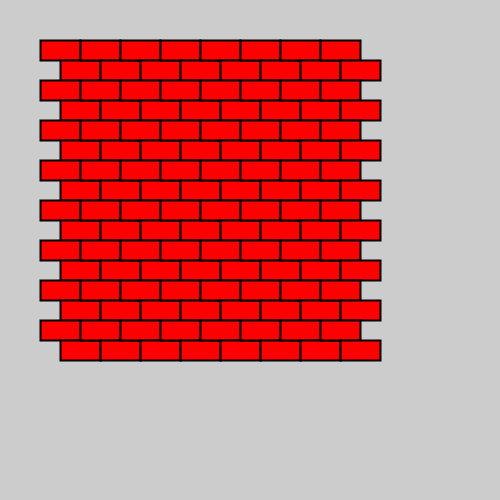
Frame 1 (no input)
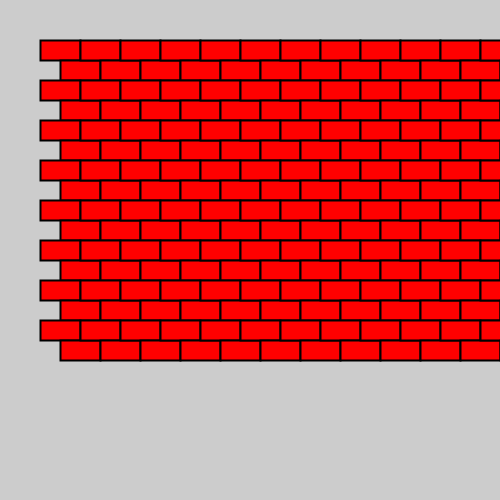
Frame 2 (the mouse pressed at the canvas centre, redrawn once)

The Processing sketch that drew these frames (run headless with seeded random() and noise(); the mouse was pressed at the canvas centre and the sketch redrawn once):

// Processing sketch: Opd9_7
// ── Opd9_7.pde
int xWaarde = 40;
int yWaarde = 40;

void setup(){
size(500,500);
}


void draw(){
//background(255,255,255);
strokeWeight(2);
for(int i = 0; i < 8; i++){
  for(int j = 0; j < 8; j++){
          if ((i + j) % 2 == 0) {
        fill(255, 0, 0);
      }
    rect(xWaarde, yWaarde, 40,20);
    rect(xWaarde + 20, yWaarde + 20, 40,20);
  yWaarde += 40;
}
yWaarde = 40;
xWaarde += 40;
}

noLoop();

}
